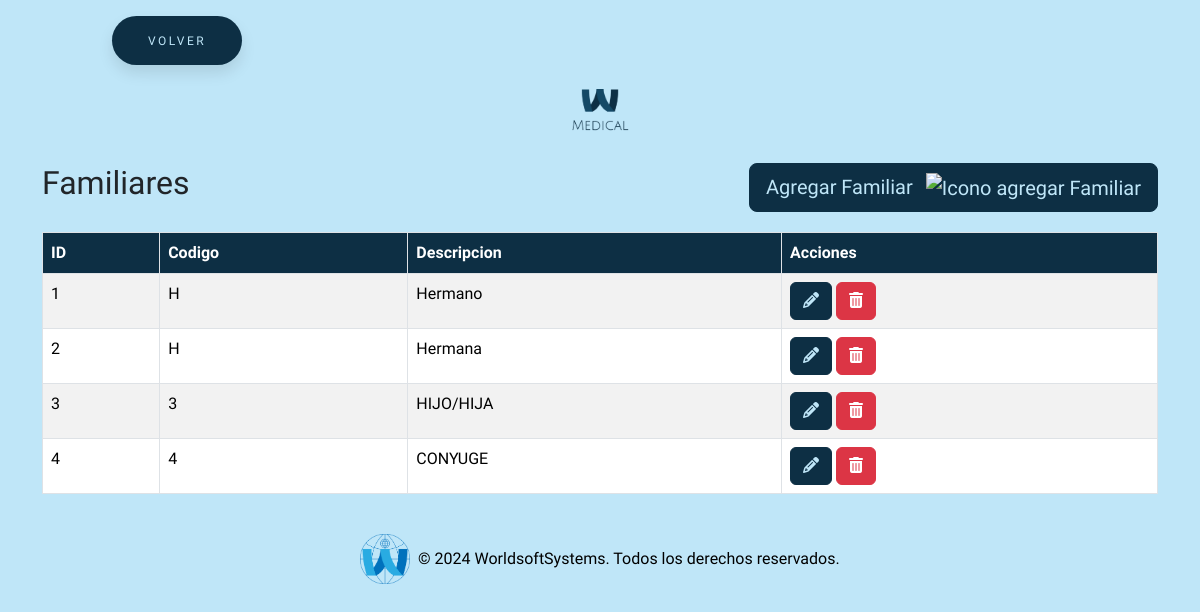
The page /prueba/todosAjustes/familiar/familiar.php (signed in) on the database its author committed.
### tables this page shows
CREATE TABLE `tipo_familiar` (
  `id` int(11) NOT NULL,
  `codigo` varchar(255) NOT NULL,
  `descripcion` varchar(255) NOT NULL
);

### prueba/todosAjustes/familiar/familiar.php (the view, shortened to what this page needs)
<?php
require_once "../../conexion.php";
$sql = "SELECT * FROM tipo_familiar";
$result = $conn->query($sql);
?>
<!DOCTYPE html>
<html lang="en">
<head>
    <link href="https://cdn.jsdelivr.net/npm/bootstrap@5.3.3/dist/css/bootstrap.min.css" rel="stylesheet"
>
    <link rel="stylesheet" href="https://cdnjs.cloudflare.com/ajax/libs/font-awesome/6.5.2/css/all.min.css"
 />
    <link rel="stylesheet" href="../../estilos/styleBotones.css">
    <link rel="stylesheet" href="../../estilos/styleGeneral.css">
</head>
<body>
    <button class="button" style="vertical-align:middle; margin-left:7rem"
        onclick="window.location.href = '../../seccionAjustes/ajustes.php';">
        <span>VOLVER</span>
    </button>
    <div class="text-center my-4">
        <img src="../../img/logo.png" alt="Logo MEDICAL" class="img-fluid" style="max-width: 120px;">
    </div>
    <div class="container">
        <div class="title-container">
            <h2>Familiares</h2>
            <button type="button" class="btn btn-custom btn-lg" data-bs-toggle="modal"
                data-bs-target="#agregarFamiliarModal">
                Agregar Familiar <img src="../../img/familiar.png" alt="Icono agregar Familiar"
                    style="width: 50px; height: 50px; margin-left: 8px;">
            </button>
        </div>
        <table class="table table-striped table-bordered">
            <thead class="table-custom">
                <tr>
                    <th>ID</th>
                    <th>Codigo</th>
                    <th>Descripcion</th>
                    <th>Acciones</th>
                </tr>
            </thead>
            <tbody>
                <?php if ($result->num_rows > 0): ?>
                    <?php while ($row = $result->fetch_assoc()): ?>
                        <tr>
                            <td><?= $row["id"] ?></td>
                            <td><?= $row["codigo"] ?></td>
                            <td><?= $row["descripcion"] ?></td>
                            <td>
                                <button class="btn btn-custom-editar" onclick='editarFamiliar(<?= json_encode($row) ?>)'><i
                                        class="fas fa-pencil-alt"></i></button>
                                <a href="?eliminar=<?= $row['id'] ?>" class="btn btn-danger"
                                    onclick="return confirm('¿Estás seguro de que deseas eliminar este familiar?');"><i
                                        class="fas fa-trash-alt"></i></a>
                            </td>
                        </tr>
                    <?php endwhile; ?>
                <?php else: ?>
                    <tr>
                        <td colspan="4">No se encontraron resultados</td>
                    </tr>
                <?php endif; ?>
            </tbody>
        </table>
    </div>
    <footer class="bg-dark text-white text-center py-4 mt-auto">
        <div class="container">
            <div class="row justify-content-center">
                <div class="col-md-12 footer-logo-text">
                    <img src="../../img/logoWSS.png" alt="Logo" class="img-fluid" style="max-height: 50px;">
                    <p class="mb-0">&copy; 2024 WorldsoftSystems. Todos los derechos reservados.</p>
                </div>
            </div>
        </div>
    </footer>
</body>
</html>

### prueba/estilos/styleBotones.css (style rules this page uses)
:root { --primary-color: #0d2f44; }
body, html { background-color: #bfe6f8 !important; font-family: 'Cabin Condensed', sans-serif !important; }
.title-container { display: flex; align-items: center; justify-content: space-between; margin-bottom: 20px; }
.btn-custom { background-color: var(--primary-color) !important; border-color: var(--primary-color) !important; color: #bfe6f8 !important; transition: all 0.3s ease; }
.btn-custom-editar { background-color: var(--primary-color) !important; border-color: var(--primary-color) !important; color: #bfe6f8 !important; transition: all 0.3s ease; }
.button { padding: 1.3em 3em; font-size: 12px; text-transform: uppercase; letter-spacing: 2.5px; font-weight: 500; color: #bfe6f8; background-color: var(--primary-color) !important; border-color: var(--primary-color) !important; border: none; border-radius: 45px; box-shadow: 0px 8px 15px rgba(0, 0, 0, 0.1); transition: all 0.3s ease 0s; cursor: pointer; outline: none; margin-top: 1rem; }

### prueba/estilos/styleGeneral.css (style rules this page uses)
:root { --primary-color: #0d2f44; }
body, html { background-color: #bfe6f8 !important; font-family: 'Cabin Condensed', sans-serif !important; }
a { text-decoration: none !important; }
.table-custom th { background-color: var(--primary-color) !important; color: white !important; }
.footer-logo-text { display: flex; align-items: center; justify-content: center; color: #000; }
footer.bg-dark { background-color: transparent !important; padding-top: 10rem; }
.footer-logo-text img { margin-right: 0.5rem; }

### rows shown on the page
tipo_familiar: id "1", codigo "H", descripcion "Hermano"
tipo_familiar: id "2", codigo "H", descripcion "Hermana"
tipo_familiar: id "3", codigo "3", descripcion "HIJO/HIJA"
tipo_familiar: id "4", codigo "4", descripcion "CONYUGE"
